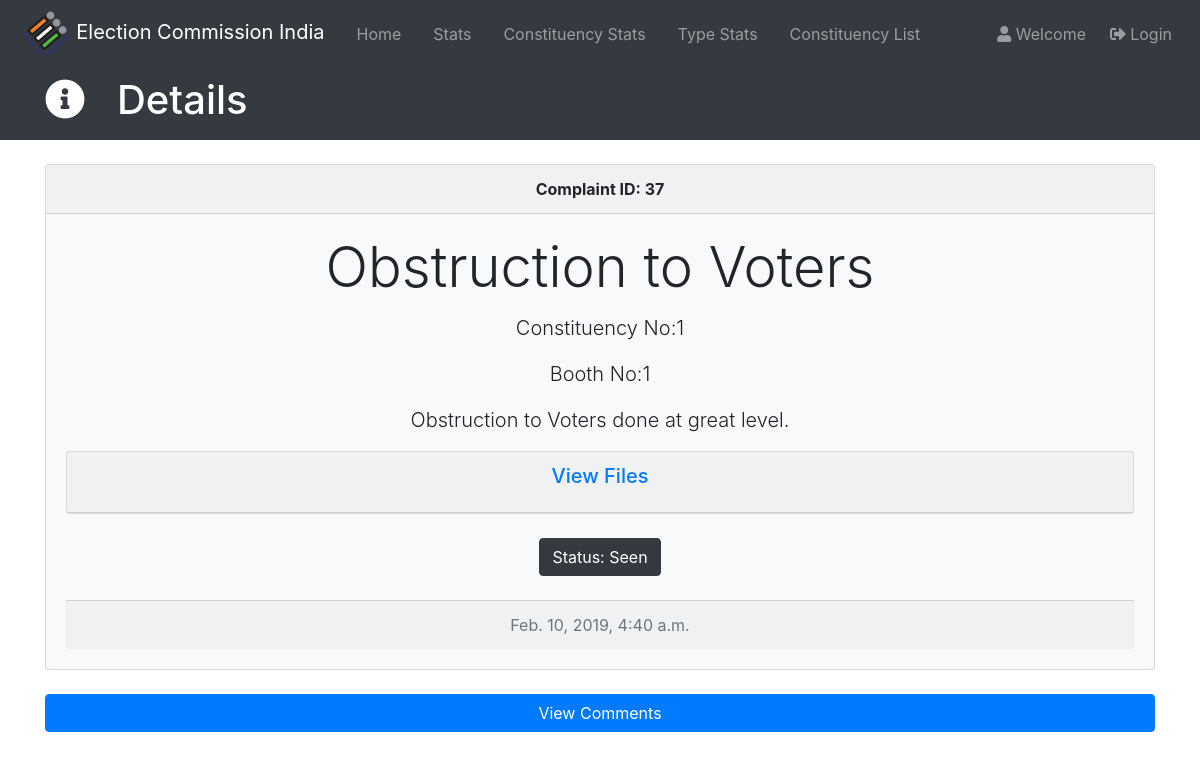
The app's page /complaints/details/37/ with its own data.
### complaints/models.py (models this page shows, shortened)
class Complaint(models.Model):
    user = models.ForeignKey(
        User, related_name='complaints', on_delete=models.CASCADE)
    COMPLAINT_CHOICES = []
    type_list = [u['type'] for u in acc_models.ComplaintType.objects.all().values('type')]
    for temp in type_list:
        COMPLAINT_CHOICES.append((temp,temp))
    choice = models.CharField(
        max_length=50, choices=COMPLAINT_CHOICES, blank=False)
    description = models.TextField(blank=True)
    file_upload = models.FileField(
        upload_to='files/', blank=True)
    file_upload1 = models.FileField(
        upload_to='files/', blank=True)
    file_upload2 = models.FileField(
        upload_to='files/', blank=True)
    file_upload3 = models.FileField(
        upload_to='files/', blank=True)
    file_upload4 = models.FileField(
        upload_to='files/', blank=True)
    file_upload5 = models.FileField(
        upload_to='files/', blank=True)
    created_at = models.DateTimeField(auto_now=True)
    viewed_complaint = models.BooleanField(default=False)
    is_liked = models.BooleanField(default=False)
    is_disliked = models.BooleanField(default=False)
    class Meta():
        ordering = ['created_at']
        unique_together = ["user", "choice"]

### accounts/models.py (models this page shows, shortened)
class Voter(models.Model):
    user = models.OneToOneField(
        User, related_name="voter_details", on_delete=models.CASCADE)
    phone_num = models.PositiveIntegerField()
    cons_no = models.PositiveIntegerField(blank=False)
    booth_no = models.PositiveIntegerField(blank=False)

### complaints/views.py (the view)
# urls.py: path('details/<int:pk>/', views.ComplaintDetail.as_view(), name='single'),
class ComplaintDetail(generic.DetailView, LoginRequiredMixin):
    model = models.Complaint
    template_name = 'complaint/complaint_detail.html'

### accounts/context_processors.py (called while the page is built)
def GovList(request):
    id_list = [u['user'] for u in acc_models.GovUser.objects.all().values('user')]
    govname_list=[]
    for num in id_list:
        temp = User.objects.get(id__iexact = num)
        temp_name = temp.username
        govname_list.append(temp_name)
    return {'govname_list':govname_list}

### complaints/templates/complaint/complaint_detail.html (shortened to what this page needs)
{% extends "complaint/complaint_base.html" %}
{% block complaint_content %}
<header id="main-header" class="py-2 bg-dark text-white">
        <div class="container">
            <div class="row">
                <div class="col-md-6">
                    <h1>
                        <i class="fas fa-info-circle"></i>&nbsp;&nbsp; Details </h1>
                </div>
        </div>
    </header><br>
<div class="container">
<div class="card text-center bg-light">
        <div class="card-header">
               <b> Complaint ID:  {{complaint.pk}} </b>
        </div>
        <div class="card-body">
            <h4 class="card-title display-4">{{complaint.choice}}</h4>
            <p class="card-text lead">Constituency No:{{complaint.user.voter_details.cons_no}}</p>
            <p class="card-text lead">Booth No:{{complaint.user.voter_details.booth_no}}</p>
            <p class="card-text lead">{{complaint.description | safe}}</p>
            <div id="accordion">
                    <div class="card bg-light">
                      <div class="card-header">
                        <h5 class="card-title">
                          <a href="#collapse1" data-parent="#accordion" data-toggle="collapse">
                            View Files
                          </a>
                        </h5>
                      </div>
                        </div></div><br>
            <button class="btn btn-dark" href="#">
                    {% if complaint.viewed_complaint == 1 %}
                    Status: Seen
                    {% else %}
                    Status: Unseen
                    {% endif %}
            </button>
        <br><br>
        <div class="card-footer text-muted">
            {{complaint.created_at}}
        </div>
    </div></div><br>
    <button class="btn btn-primary btn-block d-block mb-4" data-toggle="collapse" data-target="#collapse-btn-1">View Comments</button>
{% endblock %}

### records on screen
Complaint: pk "37", choice "Obstruction to Voters", user.voter_details.cons_no "1", user.voter_details.booth_no "1", description "Obstruction to Voters done at great level.", created_at "Feb. 10, 2019, 4:40 a.m."
